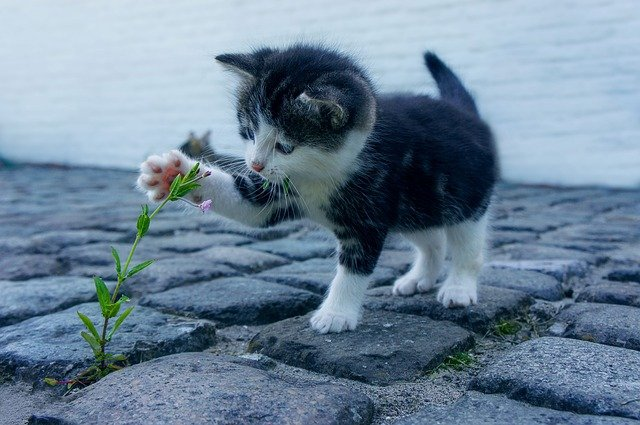
#> input picture OpenCV/img.jpg, 640 x 425 px
$ jupyter execute '07_이미지 자르기.ipynb'
#> lines starting #> are read from the running program, lines starting #| are printed output that depends on the picture; after the words box and inside, x2 and y2 are one past the last pixel; in counts of white or black regions, pixels touching at a corner belong together
# 7. 이미지 자르기

영역을 잘라서 새로운 윈도우(창)에 표시

[cell 1]
import cv2
img = cv2.imread('img.jpg')
#> img is the input picture: shape (425, 640, 3); mean B, G, R 151.7, 131.4, 108.7
# img.shape # (425, 640, 3)

crop = img[100:200, 200:400] # 세로 기준 100 : 200 까지, 가로 기준 200 : 400 까지 자름
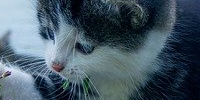
#> crop: shape (100, 200, 3); mean B, G, R 102.4, 89.4, 71.2

cv2.imshow('img', img) # 원본 이미지
cv2.imshow('crop',crop) # 잘린 이미지
cv2.waitKey(0)
cv2.destroyAllWindows()

영역을 잘라서 기존 윈도우에 표시

[cell 2]
import cv2
img = cv2.imread('img.jpg')

crop = img[100:200, 200:400] # 세로 기준 100 : 200 까지, 가로 기준 200 : 400 까지 자름
img[100:200, 400:600] = crop # 원본 이미지의 어떤 곳에 자른 이미지를 넣는 작업
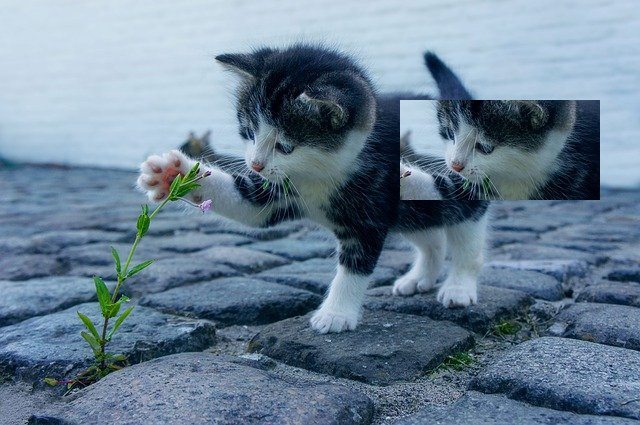
#> img: shape (425, 640, 3); 7.35% of pixels changed, all inside (x1, y1, x2, y2) = (400, 100, 600, 200)

cv2.imshow('img', img) # 원본 이미지
cv2.waitKey(0)
cv2.destroyAllWindows()

$ run again, with OpenCV/book.jpg copied over OpenCV/img.jpg
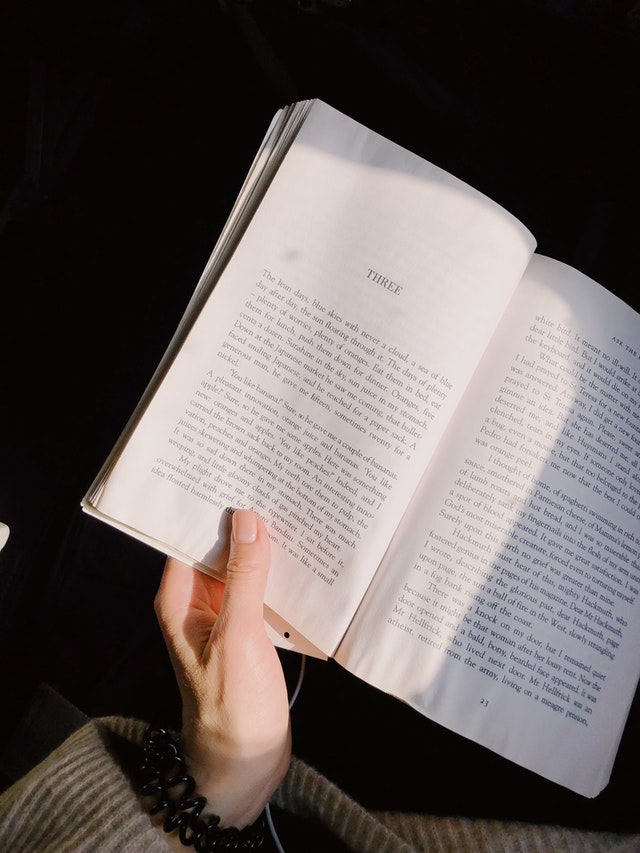
#> input picture OpenCV/book.jpg, 640 x 853 px
#> img is the input picture: shape (853, 640, 3); mean B, G, R 90.8, 92.5, 100.8
#> `crop = img[100:200, 200:400]`:
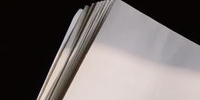
#> crop: shape (100, 200, 3); mean B, G, R 105.8, 106.9, 113.7
#> `img[100:200, 400:600] = crop`:
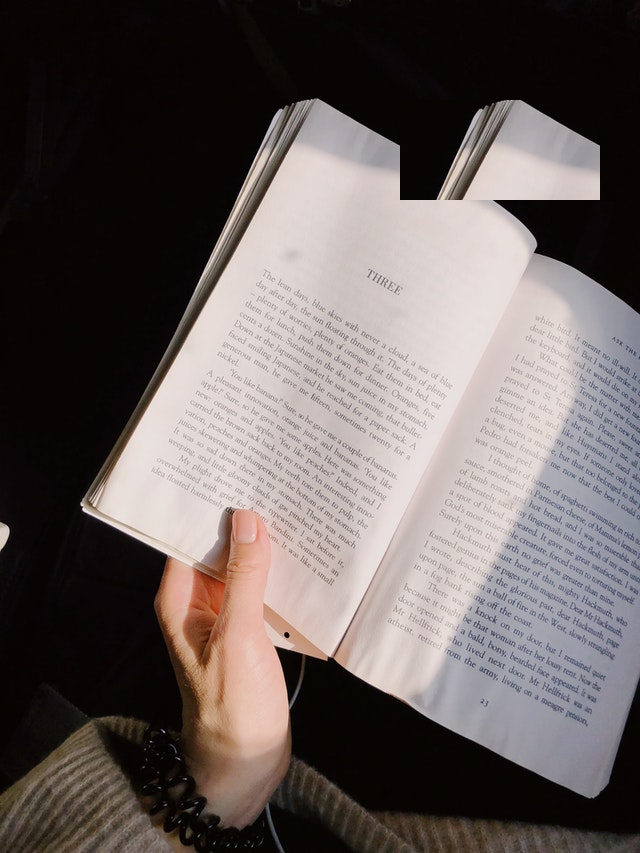
#> img: shape (853, 640, 3); 3.18% of pixels changed, all inside (x1, y1, x2, y2) = (400, 100, 600, 200)

$ run again, with OpenCV/newspaper.jpg copied over OpenCV/img.jpg
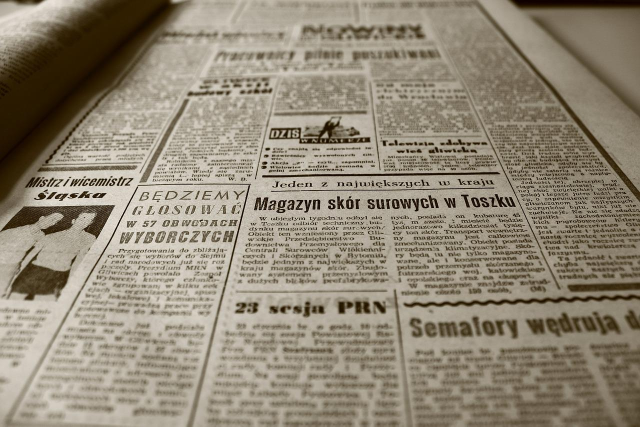
#> input picture OpenCV/newspaper.jpg, 1280 x 853 px (shown at 1/2 size)
#> img is the input picture: shape (853, 1280, 3); mean B, G, R 118.2, 135.7, 145.3
#> `crop = img[100:200, 200:400]`:
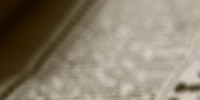
#> crop: shape (100, 200, 3); mean B, G, R 109.4, 127.7, 137.8
#> `img[100:200, 400:600] = crop`:
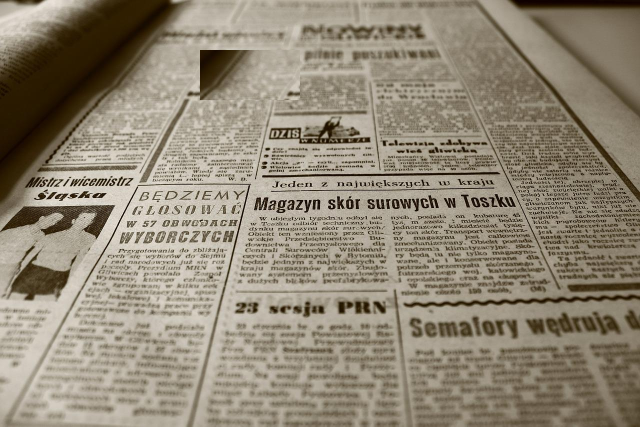
#> img: shape (853, 1280, 3) (shown at 1/2 size); 1.83% of pixels changed, all inside (x1, y1, x2, y2) = (400, 100, 600, 200)
